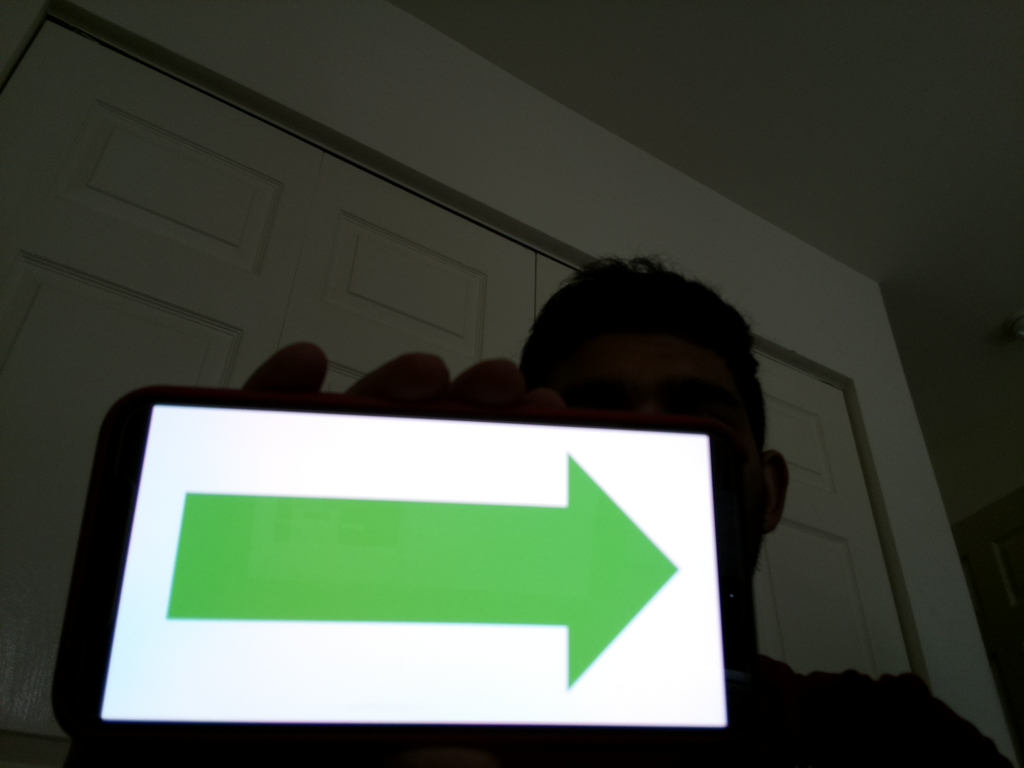
#> input picture Images/samp.jpg, 1024 x 768 px, found by its file name
$ python 809Tassignment4.py
#> lines starting #> are read from the running program, lines starting #| are printed output that depends on the picture; after the words box and inside, x2 and y2 are one past the last pixel; in counts of white or black regions, pixels touching at a corner belong together
#!/usr/bin/env python
# coding: utf-8

# In[1]:


#IMPORTING LIBRARIES
import numpy as np
import cv2
import matplotlib.pyplot as plt
import imutils
import time


# In[2]:


img = cv2.imread('samp.jpg',1)#reading the arrow image
#> img is the input picture: shape (768, 1024, 3); mean B, G, R 68.1, 81, 72.3
cv2.imshow('Me with the Green Arrow',img)
cv2.waitKey(0)
cv2.destroyAllWindows()


# In[3]:


#CONVERTING TO HSV IMAGE
hsv_img = cv2.cvtColor(img,cv2.COLOR_BGR2HSV)
#> hsv_img: shape (768, 1024, 3); mean H, S, V 39.2, 72.2, 82.4
cv2.imshow('HSV IMAGE',hsv_img)
cv2.waitKey(0)
cv2.destroyAllWindows()


# In[4]:


#FORMING BLANK CANVAS OF THE SAME DIMENSIONS
h = img.shape[0]
#> h = 768
w = img.shape[1]
#> w = 1024
blank_canvas = np.zeros((h,w,3),np.uint8) #creating the blank canvas


# In[5]:


cv2.imshow('blank_canvas',blank_canvas) #serves as the HSV mask
cv2.waitKey(0)
cv2.destroyAllWindows()


# In[6]:


#setting the range for the hsv
lower_range = np.array([0, 117, 177]) #lower range of HSV
upper_range = np.array([255, 255, 255]) #lower range of HSV


# In[7]:


#SHOWING THE MASKED HSV
hsv_masked_to_green_only = cv2.inRange(hsv_img, lower_range, upper_range)
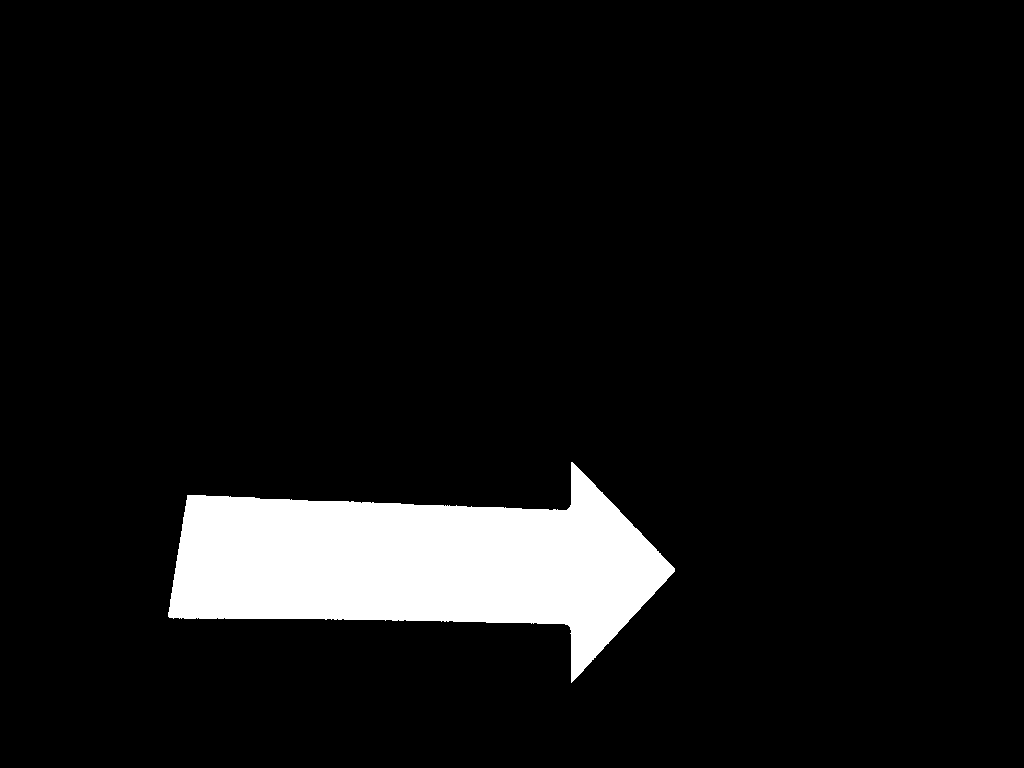
#> hsv_masked_to_green_only: shape (768, 1024); 7.4% white; 1 white region, box (x1, y1, x2, y2) and area: (168, 462, 675, 683) 58291


# In[8]:


cv2.imshow('hsv_masked_to_green_only',hsv_masked_to_green_only)
cv2.waitKey(0)
cv2.destroyAllWindows()


# In[9]:


#CONDUCTING GAUSSIAN BLUR
blur = cv2.GaussianBlur(hsv_masked_to_green_only,(11,11),0)


# In[10]:


cv2.imshow('blur',blur)
cv2.waitKey(0)
cv2.destroyAllWindows()


# In[11]:


#SHI TOMASI CORNER DETECTION
corners = cv2.goodFeaturesToTrack(blur,7,0.01,10)
#> corners = [[573, 677], [573, 466], [170, 615], [188, 496], [673, 570], [568, 626], [566, 508]]
corners = np.int0(corners)
all_x =[]
all_y= []
img2 = img.copy()
#DISPLAYING THE CORNERS ON THE ORIGINAL IMAGE
for i in corners:
    x,y = i.ravel()
    all_x.append(x)
    all_y.append(y)
    cv2.circle(img2,(x,y),7,255,-1)
    cv2.putText(img2,'('+str(x)+','+str(y)+')',(x,y),cv2.FONT_HERSHEY_DUPLEX,1,(0,0,255),2)
#> this loop made 7 passes
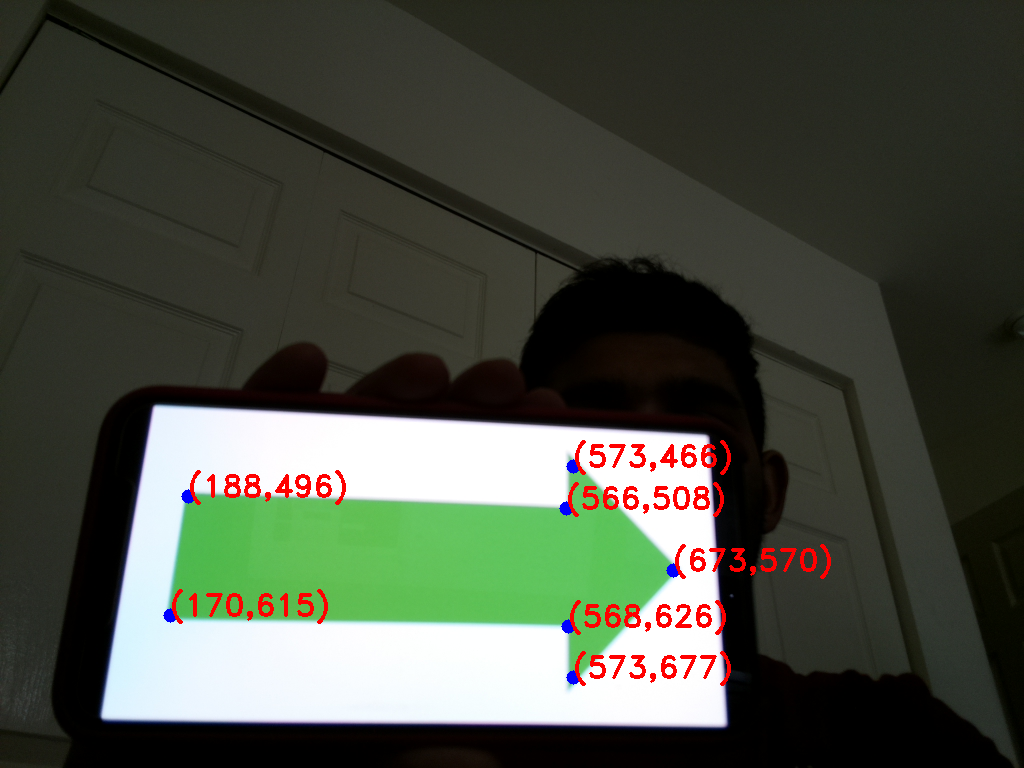
#> img2: shape (768, 1024, 3); 1.45% of pixels changed, all inside (x1, y1, x2, y2) = (163, 440, 831, 686)
#> after the loop, all_x = [573, 573, 170, 188, 673, 568, 566]; all_y = [677, 466, 615, 496, 570, 626, 508]
diff_x = max(all_x) - min(all_x) #checking the distance between x points MAX- MIN
#> diff_x = 503
diff_y = max(all_y) - min(all_y)#checking the distance between y points MAX- MIN
#> diff_y = 211
mid_x = min(all_x) + (diff_x/2)
#> mid_x = 421.5
mid_y = min(all_y) + (diff_y/2)
#> mid_y = 571.5


# In[12]:


#SHOWING THE IMAGE WITH THE CORNERS
cv2.imshow('Points on the arrow',img2)
cv2.waitKey(0)
cv2.destroyAllWindows()


# In[13]:


#DECIDING THE DIRECTIONS

if diff_x>diff_y: #could be west or east
    num_of_points_greater_x = []
    num_of_points_lesser_x = []
    for i in all_x:
        if i>mid_x:
            num_of_points_greater_x.append(1)
        else:
            num_of_points_lesser_x.append(1)
#> this loop made 7 passes
#> i on passes 1 to 7: 573, 573, 170, 188, 673, 568, 566
#> after the loop, num_of_points_greater_x = [1, 1, 1, 1, 1]; num_of_points_lesser_x = [1, 1]
    if len(num_of_points_greater_x)>len(num_of_points_lesser_x):
        cv2.putText(img2,'EAST',(100,100),cv2.FONT_HERSHEY_DUPLEX,3,(255,255,255),2)
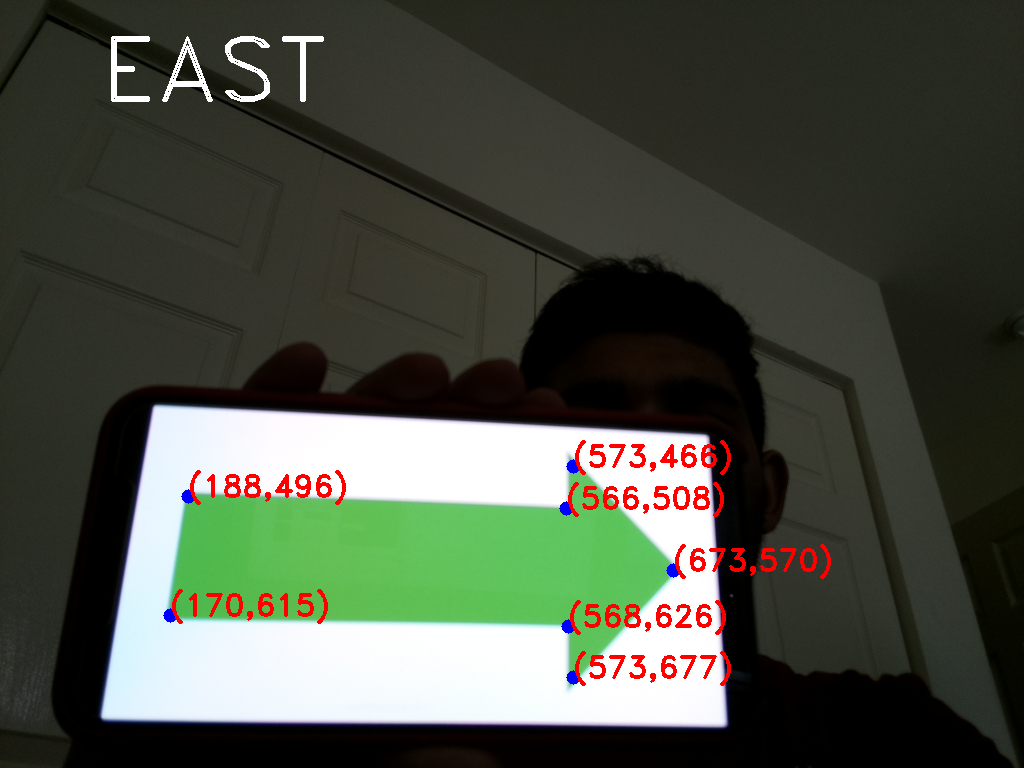
#> img2: shape (768, 1024, 3); 0.41% of pixels changed, all inside (x1, y1, x2, y2) = (111, 36, 324, 102)
    else:
        cv2.putText(img2,'WEST',(100,100),cv2.FONT_HERSHEY_DUPLEX,3,(255,255,255),2)
else: #could be north or south
    num_of_points_greater_y = []
    num_of_points_lesser_y = []
    for i in all_y:
        if i>mid_y:
            num_of_points_greater_y.append(1)
        else:
            num_of_points_lesser_y.append(1)
    if len(num_of_points_greater_y)>len(num_of_points_lesser_y):
        cv2.putText(img2,'SOUTH',(100,100),cv2.FONT_HERSHEY_DUPLEX,3,(255,255,255),2)
    else:
        cv2.putText(img2,'NORTH',(100,100),cv2.FONT_HERSHEY_DUPLEX,3,(255,255,255),2)


# In[14]:


cv2.imshow('Final Direction',img2)
cv2.waitKey(0)
cv2.destroyAllWindows()


# In[ ]:


# In[15]:


#Video code
#Capturing the Video using the Pi-cam
cam= cv2.VideoCapture(0)
fps = cam.get(cv2.CAP_PROP_FPS)
#> fps = 30
timestamps = [cam.get(cv2.CAP_PROP_POS_MSEC)] #to obtain the timestamps
#> timestamps = [0]
calc_timestamps = [0.0]
fourcc = cv2.VideoWriter_fourcc(*'XVID')
#> fourcc = 1145656920
out = cv2.VideoWriter('fourthassignment.avi', fourcc, 10.0, (640,480)) #determining the output video characteristics
timeElapsedlist = []
def nothing(x):
    pass
# [7 lines of commented-out code are left out]
while True:
    ret, img=cam.read()
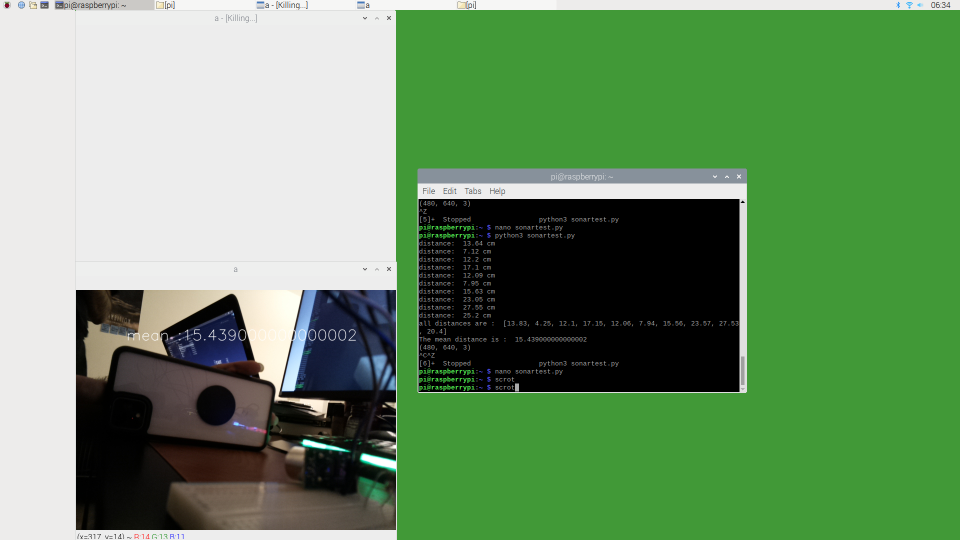
#> input picture Assignment 4/Sonar_Image_mean_distance.png, 1920 x 1080 px, given in place of the camera (shown at 1/2 size)
#> img is the input picture: shape (1080, 1920, 3); mean B, G, R 103.4, 146.2, 108.4
    startTime = time.time()
    #CONVERTING TO HSV IMAGE
    hsv_img = cv2.cvtColor(img,cv2.COLOR_BGR2HSV)
#> hsv_img: shape (1080, 1920, 3); mean H, S, V 35.7, 87.4, 148.6
#     cv2.imshow('HSV IMAGE',hsv_img)
    #FORMING BLANK CANVAS OF THE SAME DIMENSIONS
    h = img.shape[0]
#> h = 1080
    w = img.shape[1]
#> w = 1920
    blank_canvas = np.zeros((h,w,3),np.uint8) #creating the blank canvas
    # [8 lines of commented-out code are left out]
    lower_range = np.array([0, 117, 177]) #lower range of HSV
    upper_range = np.array([255, 255, 255]) #lower range of HSV
    # create the Mask
#    lower_range = np.array([l_h,l_s,l_v])
 #   upper_range = np.array([u_h,u_s,u_v])
    #SHOWING THE MASKED HSV
    hsv_masked_to_green_only = cv2.inRange(hsv_img, lower_range, upper_range)
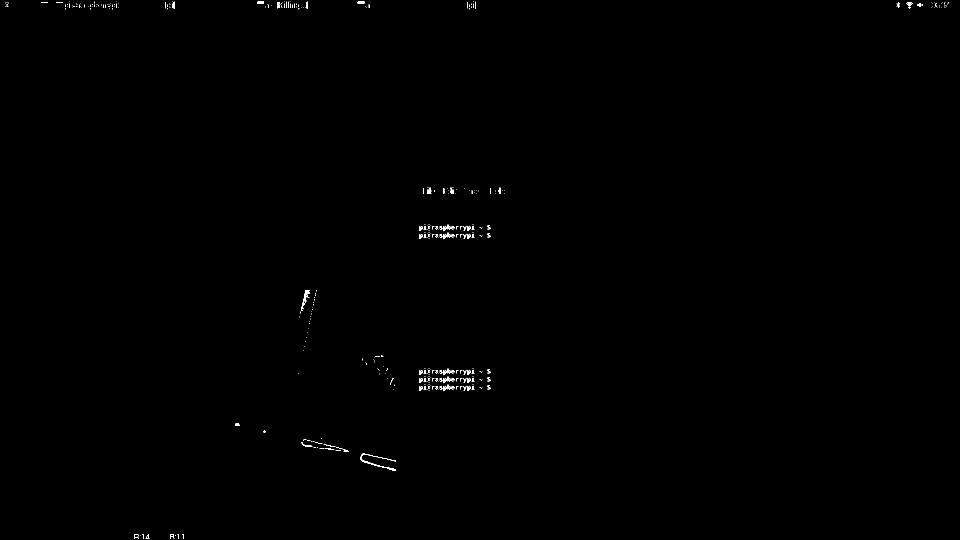
#> hsv_masked_to_green_only: shape (1080, 1920) (shown at 1/2 size); 0.19% white in thin lines or dots
#     cv2.imshow('hsv_masked_to_green_only',hsv_masked_to_green_only)
    #CONDUCTING GAUSSIAN BLUR
    blur = cv2.GaussianBlur(hsv_masked_to_green_only,(11,11),0)
#> blur: shape (1080, 1920)
    #SHI TOMASI CORNER DETECTION
    corners = cv2.goodFeaturesToTrack(blur,7,0.01,10)
#> corners = [[476, 849], [716, 5], [515, 5], [727, 5], [526, 5], [606, 609], [621, 892]]
    corners = np.int0(corners)
    all_x =[]
    all_y= []
    img2 = img.copy()
    #DISPLAYING THE CORNERS ON THE ORIGINAL IMAGE
    for i in corners:
        x,y = i.ravel()
        all_x.append(x)
        all_y.append(y)
        cv2.circle(img2,(x,y),7,255,-1)
#> this loop made 7 passes
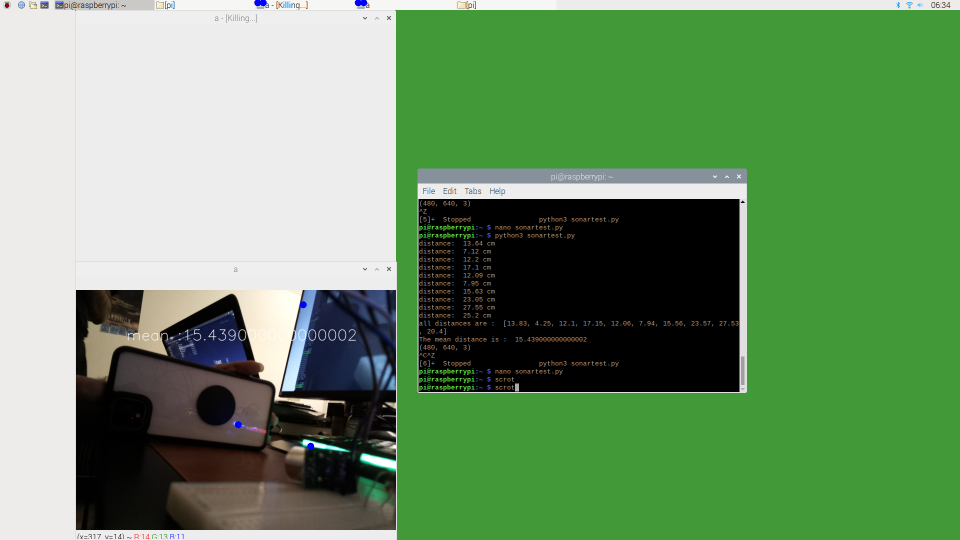
#> img2: shape (1080, 1920, 3) (shown at 1/2 size); 0.05% of pixels changed, all inside (x1, y1, x2, y2) = (469, 0, 735, 900)
#> after the loop, all_x = [476, 716, 515, 727, 526, 606, 621]; all_y = [849, 5, 5, 5, 5, 609, 892]
       # cv2.putText(img2,'('+str(x)+','+str(y)+')',(x,y),cv2.FONT_HERSHEY_DUPLEX,1,(0,0,255),2)
    diff_x = max(all_x) - min(all_x) #checking the distance between x points MAX- MIN
#> diff_x = 251
    diff_y = max(all_y) - min(all_y)#checking the distance between y points MAX- MIN
#> diff_y = 887
    mid_x = min(all_x) + (diff_x/2)
#> mid_x = 601.5
    mid_y = min(all_y) + (diff_y/2)
#> mid_y = 448.5
    #DECIDING THE DIRECTIONS

    if diff_x>diff_y: #could be west or east
        num_of_points_greater_x = []
        num_of_points_lesser_x = []
        for i in all_x:
            if i>mid_x:
                num_of_points_greater_x.append(1)
            else:
                num_of_points_lesser_x.append(1)
        if len(num_of_points_greater_x)>len(num_of_points_lesser_x):
            cv2.putText(img2,'EAST',(100,100),cv2.FONT_HERSHEY_DUPLEX,3,(255,255,255),2)
        else:
            cv2.putText(img2,'WEST',(100,100),cv2.FONT_HERSHEY_DUPLEX,3,(255,255,255),2)
    else: #could be north or south
        num_of_points_greater_y = []
        num_of_points_lesser_y = []
        for i in all_y:
            if i>mid_y:
                num_of_points_greater_y.append(1)
            else:
                num_of_points_lesser_y.append(1)
#> this loop made 7 passes
#> i on passes 1, 2, 3, 4, 6, 7: 849, 5, 5, 5, 609, 892
#> after the loop, num_of_points_greater_y = [1, 1, 1]; num_of_points_lesser_y = [1, 1, 1, 1]
        if len(num_of_points_greater_y)>len(num_of_points_lesser_y):
            cv2.putText(img2,'SOUTH',(100,100),cv2.FONT_HERSHEY_DUPLEX,3,(255,255,255),2)
        else:
            cv2.putText(img2,'NORTH',(100,100),cv2.FONT_HERSHEY_DUPLEX,3,(255,255,255),2)
#> img2: shape (1080, 1920, 3); 0.23% of pixels changed, all inside (x1, y1, x2, y2) = (111, 36, 399, 102)
    cv2.imshow('Final Direction',img2)
    out.write(img2)
    timeElapsed = time.time() - startTime  #calculating the elapsed time
    timeElapsedlist.append(timeElapsed) #appending to the time-list
    # open .txt file to save data
    f = open('hw4data.txt','a')#saving the data of the hardware limitation to a text file, named hw3data.txt
    # print time to run through loop to the screen & save to file
    f.write(str(timeElapsed))
    f.write('\n')
    print('time elapsed in this frame is > > > > ', timeElapsed)#printing out the time elapsed
    k = cv2.waitKey(100) & 0xFF
#> (key Esc is pressed here)
    if k == 27:
        break
f.close()
cam.release() #releasing the video
out.release()
cv2.destroyAllWindows()#safely closing all the windows


# In[ ]:
